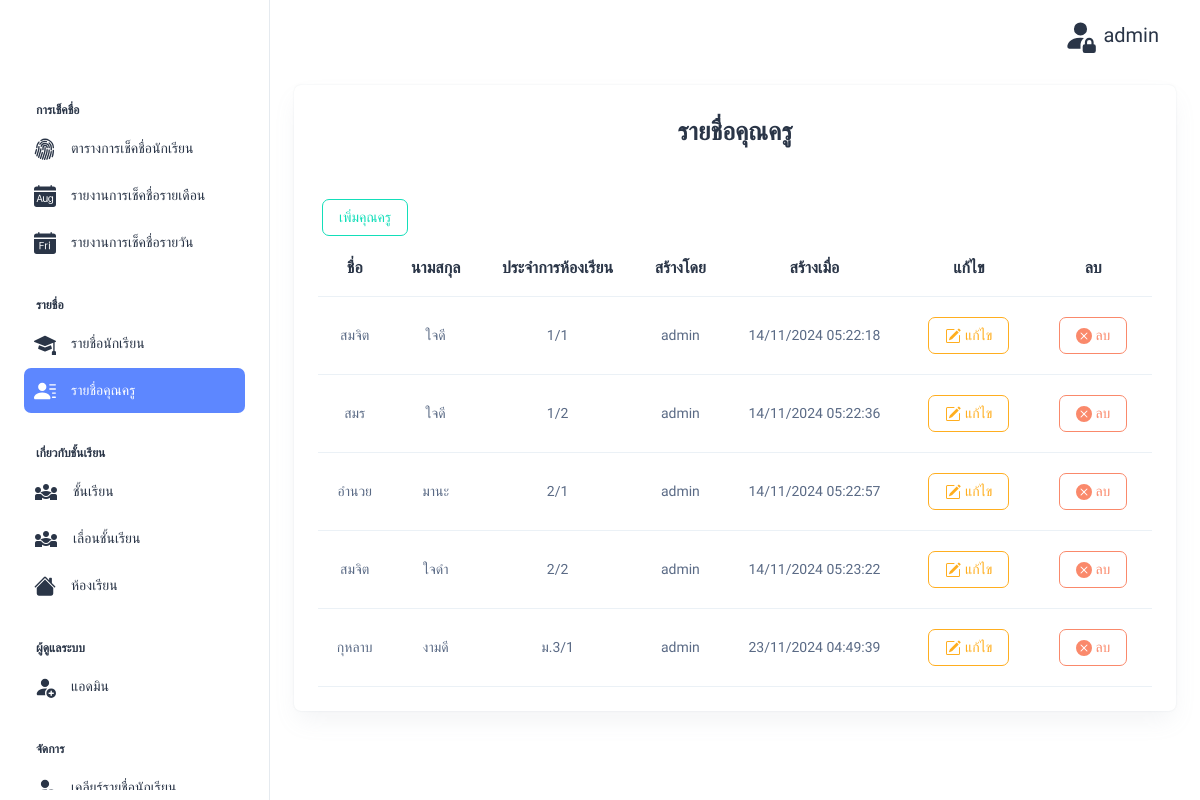
Screenshot of /src/auth/admin/index.php?id=teacher (signed in) with the database file from the repository.
### tables this page shows
CREATE TABLE `teacher` (
  `id` int(11) NOT NULL,
  `name` varchar(255) DEFAULT NULL,
  `surname` varchar(255) DEFAULT NULL,
  `id_room` int(11) DEFAULT NULL,
  `id_admin` int(11) DEFAULT NULL,
  `created_at` timestamp NOT NULL DEFAULT current_timestamp() ON UPDATE current_timestamp()
);

CREATE TABLE `room` (
  `id` int(11) NOT NULL,
  `name` varchar(255) DEFAULT NULL,
  `grade_id` int(11) NOT NULL,
  `created_at` timestamp NOT NULL DEFAULT current_timestamp() ON UPDATE current_timestamp()
);

### src/auth/admin/teacher.php (the view, shortened to what this page needs)
<?php
include '../config/ConnectDB.php';
$teacher_sql = "
    SELECT teacher.id, teacher.name, teacher.surname, teacher.created_at, room.name AS room_name, room.id AS id_room, admin.username AS created_by
    FROM teacher
    LEFT JOIN room ON teacher.id_room = room.id
    LEFT JOIN admin ON teacher.id_admin = admin.id";
$teacher_result = $conn->query($teacher_sql);
?>
<div class="container-fluid">
    <div class="row">
        <div class="col d-flex align-items-stretch">
            <div class="card w-100">
                <center>
                    <h1 class="card-title fw-semibold mb-4" style="margin-top: 2rem; font-size:25px">รายชื่อคุณครู</h1>
                </center>
                <div class="card-body p-4">
                    <button type="button" class="btn btn-outline-success m-1" data-bs-toggle="modal" data-bs-target="#addTeacherModal">
                        เพิ่มคุณครู
                    </button>
                    <div class="table-responsive">
                        <table class="table text-nowrap mb-0 align-middle">
                            <thead class="text-dark fs-4">
                                <tr>
                                    <th>
                                        <center>ชื่อ</center>
                                    </th>
                                    <th>
                                        <center>นามสกุล</center>
                                    </th>
                                    <th>
                                        <center>ประจำการห้องเรียน</center>
                                    </th>
                                    <th>
                                        <center>สร้างโดย</center>
                                    </th>
                                    <th>
                                        <center>สร้างเมื่อ</center>
                                    </th>
                                    <th>
                                        <center>แก้ไข</center>
                                    </th>
                                    <th>
                                        <center>ลบ</center>
                                    </th>
                                </tr>
                            </thead>
                            <tbody>
                                <?php while ($teacher_row = $teacher_result->fetch_assoc()) : ?>
                                    <tr>
                                        <td>
                                            <center><?php echo $teacher_row['name']; ?></center>
                                        </td>
                                        <td>
                                            <center><?php echo $teacher_row['surname']; ?></center>
                                        </td>
                                        <td>
                                            <center><?php echo $teacher_row['room_name']; ?></center>
                                        </td>
                                        <td>
                                            <center><?php echo $teacher_row['created_by']; ?></center>
                                        </td>
                                        <td>
                                            <center><?php echo date("d/m/Y H:i:s", strtotime($teacher_row['created_at'])); ?></center>
                                        </td>
                                        <td>
                                            <center>
                                                <button type="button" class="btn btn-outline-warning m-1" data-bs-toggle="modal" data-bs-target="#editTeacherModal<?php echo $teacher_row['id']; ?>">
                                                    &nbsp;แก้ไข
                                                </button>
                                            </center>
                                        </td>
                                        <td>
                                            <center>
                                                <button type="button" class="btn btn-outline-danger m-1 deleteTeacherBtn" data-id="<?php echo $teacher_row['id']; ?>" data-name="<?php echo $teacher_row['name']; ?>" data-surname="<?php echo $teacher_row['surname']; ?>">
                                                    &nbsp;ลบ
                                                </button>
                                            </center>
                                        </td>
                                    </tr>
                                <?php endwhile; ?>
                            </tbody>
                        </table>
                    </div>
                </div>
            </div>
        </div>
    </div>
</div>

### src/auth/admin/index.php (style rules this page uses)
* { font-family: "Bai Jamjuree", sans-serif; }

### rows the page displays
teacher: name "สมจิต", surname "ใจดี", id_room.name "1/1", id_admin.username "admin", created_at "14/11/2024 05:22:18"
teacher: name "สมร", surname "ใจดี", id_room.name "1/2", id_admin.username "admin", created_at "14/11/2024 05:22:36"
teacher: name "อำนวย", surname "มานะ", id_room.name "2/1", id_admin.username "admin", created_at "14/11/2024 05:22:57"
teacher: name "สมจิต", surname "ใจดำ", id_room.name "2/2", id_admin.username "admin", created_at "14/11/2024 05:23:22"
teacher: name "กุหลาบ", surname "งามดี", id_room.name "ม.3/1", id_admin.username "admin", created_at "23/11/2024 04:49:39"

### other values shown
$username "admin"
